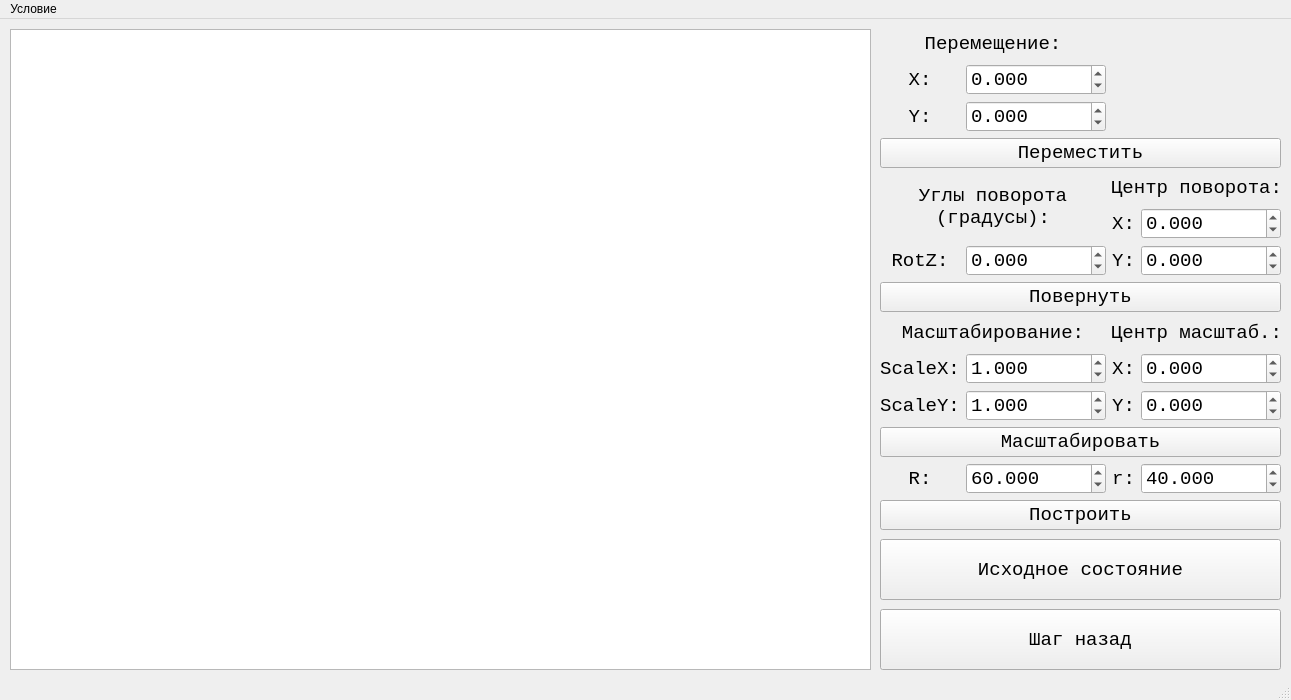
<?xml version="1.0" encoding="UTF-8"?>
<ui version="4.0">
 <class>MainWindow</class>
 <widget class="QMainWindow" name="MainWindow">
  <property name="geometry">
   <rect>
    <x>0</x>
    <y>0</y>
    <width>1291</width>
    <height>700</height>
   </rect>
  </property>
  <property name="windowTitle">
   <string>MainWindow</string>
  </property>
  <widget class="QWidget" name="centralwidget">
   <widget class="QGraphicsView" name="graphicsView">
    <property name="geometry">
     <rect>
      <x>10</x>
      <y>10</y>
      <width>861</width>
      <height>641</height>
     </rect>
    </property>
    <property name="sizePolicy">
     <sizepolicy hsizetype="Maximum" vsizetype="Maximum">
      <horstretch>0</horstretch>
      <verstretch>0</verstretch>
     </sizepolicy>
    </property>
    <property name="maximumSize">
     <size>
      <width>1001</width>
      <height>651</height>
     </size>
    </property>
    <property name="verticalScrollBarPolicy">
     <enum>Qt::ScrollBarAlwaysOff</enum>
    </property>
    <property name="horizontalScrollBarPolicy">
     <enum>Qt::ScrollBarAlwaysOff</enum>
    </property>
    <property name="interactive">
     <bool>false</bool>
    </property>
    <property name="sceneRect">
     <rectf>
      <x>-430.000000000000000</x>
      <y>-320.000000000000000</y>
      <width>430.000000000000000</width>
      <height>320.000000000000000</height>
     </rectf>
    </property>
    <property name="alignment">
     <set>Qt::AlignLeading|Qt::AlignLeft|Qt::AlignTop</set>
    </property>
   </widget>
   <widget class="QPushButton" name="btnReset">
    <property name="geometry">
     <rect>
      <x>880</x>
      <y>520</y>
      <width>401</width>
      <height>61</height>
     </rect>
    </property>
    <property name="font">
     <font>
      <family>Consolas</family>
      <pointsize>14</pointsize>
      <bold>false</bold>
     </font>
    </property>
    <property name="text">
     <string>Исходное состояние</string>
    </property>
   </widget>
   <widget class="QWidget" name="gridLayoutWidget">
    <property name="geometry">
     <rect>
      <x>880</x>
      <y>10</y>
      <width>401</width>
      <height>501</height>
     </rect>
    </property>
    <layout class="QGridLayout" name="gridLayout">
     <item row="9" column="2">
      <widget class="QLabel" name="label_10">
       <property name="font">
        <font>
         <family>Consolas</family>
         <pointsize>14</pointsize>
        </font>
       </property>
       <property name="text">
        <string>X:</string>
       </property>
       <property name="alignment">
        <set>Qt::AlignCenter</set>
       </property>
      </widget>
     </item>
     <item row="12" column="1">
      <widget class="QDoubleSpinBox" name="dspBuildA">
       <property name="font">
        <font>
         <family>Consolas</family>
         <pointsize>14</pointsize>
        </font>
       </property>
       <property name="decimals">
        <number>3</number>
       </property>
       <property name="minimum">
        <double>0.001000000000000</double>
       </property>
       <property name="maximum">
        <double>300.000000000000000</double>
       </property>
       <property name="value">
        <double>60.000000000000000</double>
       </property>
      </widget>
     </item>
     <item row="0" column="0" colspan="2">
      <widget class="QLabel" name="label01">
       <property name="font">
        <font>
         <family>Consolas</family>
         <pointsize>14</pointsize>
        </font>
       </property>
       <property name="text">
        <string>Перемещение:</string>
       </property>
       <property name="alignment">
        <set>Qt::AlignCenter</set>
       </property>
      </widget>
     </item>
     <item row="12" column="3">
      <widget class="QDoubleSpinBox" name="dspBuildB">
       <property name="font">
        <font>
         <family>Consolas</family>
         <pointsize>14</pointsize>
        </font>
       </property>
       <property name="decimals">
        <number>3</number>
       </property>
       <property name="minimum">
        <double>0.001000000000000</double>
       </property>
       <property name="maximum">
        <double>300.000000000000000</double>
       </property>
       <property name="value">
        <double>40.000000000000000</double>
       </property>
      </widget>
     </item>
     <item row="5" column="3">
      <widget class="QDoubleSpinBox" name="dspRotXcenter">
       <property name="font">
        <font>
         <family>Consolas</family>
         <pointsize>14</pointsize>
        </font>
       </property>
       <property name="decimals">
        <number>3</number>
       </property>
       <property name="minimum">
        <double>-1000000.000000000000000</double>
       </property>
       <property name="maximum">
        <double>1000000.000000000000000</double>
       </property>
      </widget>
     </item>
     <item row="6" column="1">
      <widget class="QDoubleSpinBox" name="dspRotZ">
       <property name="font">
        <font>
         <family>Consolas</family>
         <pointsize>14</pointsize>
        </font>
       </property>
       <property name="decimals">
        <number>3</number>
       </property>
       <property name="minimum">
        <double>-1000000.000000000000000</double>
       </property>
       <property name="maximum">
        <double>1000000.000000000000000</double>
       </property>
       <property name="value">
        <double>0.000000000000000</double>
       </property>
      </widget>
     </item>
     <item row="7" column="0" colspan="4">
      <widget class="QPushButton" name="btnRotate">
       <property name="font">
        <font>
         <family>Consolas</family>
         <pointsize>14</pointsize>
         <bold>false</bold>
        </font>
       </property>
       <property name="text">
        <string>Повернуть</string>
       </property>
      </widget>
     </item>
     <item row="5" column="2">
      <widget class="QLabel" name="label_18">
       <property name="font">
        <font>
         <family>Consolas</family>
         <pointsize>14</pointsize>
        </font>
       </property>
       <property name="text">
        <string>X:</string>
       </property>
       <property name="alignment">
        <set>Qt::AlignCenter</set>
       </property>
      </widget>
     </item>
     <item row="2" column="1">
      <widget class="QDoubleSpinBox" name="dspMoveY">
       <property name="font">
        <font>
         <family>Consolas</family>
         <pointsize>14</pointsize>
        </font>
       </property>
       <property name="decimals">
        <number>3</number>
       </property>
       <property name="minimum">
        <double>-1000000.000000000000000</double>
       </property>
       <property name="maximum">
        <double>1000000.000000000000000</double>
       </property>
       <property name="value">
        <double>0.000000000000000</double>
       </property>
      </widget>
     </item>
     <item row="8" column="0" colspan="2">
      <widget class="QLabel" name="label_7">
       <property name="font">
        <font>
         <family>Consolas</family>
         <pointsize>14</pointsize>
        </font>
       </property>
       <property name="text">
        <string>Масштабирование:</string>
       </property>
       <property name="alignment">
        <set>Qt::AlignCenter</set>
       </property>
      </widget>
     </item>
     <item row="11" column="0" colspan="4">
      <widget class="QPushButton" name="btnScale">
       <property name="font">
        <font>
         <family>Consolas</family>
         <pointsize>14</pointsize>
         <bold>false</bold>
        </font>
       </property>
       <property name="text">
        <string>Масштабировать</string>
       </property>
      </widget>
     </item>
     <item row="1" column="0">
      <widget class="QLabel" name="label_2">
       <property name="font">
        <font>
         <family>Consolas</family>
         <pointsize>14</pointsize>
        </font>
       </property>
       <property name="text">
        <string>X:</string>
       </property>
       <property name="alignment">
        <set>Qt::AlignCenter</set>
       </property>
      </widget>
     </item>
     <item row="4" column="0" rowspan="2" colspan="2">
      <widget class="QLabel" name="label_13">
       <property name="font">
        <font>
         <family>Consolas</family>
         <pointsize>14</pointsize>
        </font>
       </property>
       <property name="text">
        <string>Углы поворота
(градусы):</string>
       </property>
       <property name="alignment">
        <set>Qt::AlignCenter</set>
       </property>
      </widget>
     </item>
     <item row="10" column="0">
      <widget class="QLabel" name="label_6">
       <property name="font">
        <font>
         <family>Consolas</family>
         <pointsize>14</pointsize>
        </font>
       </property>
       <property name="text">
        <string>ScaleY:</string>
       </property>
       <property name="alignment">
        <set>Qt::AlignCenter</set>
       </property>
      </widget>
     </item>
     <item row="6" column="0">
      <widget class="QLabel" name="label_15">
       <property name="font">
        <font>
         <family>Consolas</family>
         <pointsize>14</pointsize>
        </font>
       </property>
       <property name="text">
        <string>RotZ:</string>
       </property>
       <property name="alignment">
        <set>Qt::AlignCenter</set>
       </property>
      </widget>
     </item>
     <item row="10" column="1">
      <widget class="QDoubleSpinBox" name="dspScaleY">
       <property name="font">
        <font>
         <family>Consolas</family>
         <pointsize>14</pointsize>
        </font>
       </property>
       <property name="decimals">
        <number>3</number>
       </property>
       <property name="minimum">
        <double>-1000000.000000000000000</double>
       </property>
       <property name="maximum">
        <double>1000000.000000000000000</double>
       </property>
       <property name="value">
        <double>1.000000000000000</double>
       </property>
      </widget>
     </item>
     <item row="13" column="0" colspan="4">
      <widget class="QPushButton" name="btnBuild">
       <property name="font">
        <font>
         <family>Consolas</family>
         <pointsize>14</pointsize>
         <bold>false</bold>
        </font>
       </property>
       <property name="text">
        <string>Построить</string>
       </property>
      </widget>
     </item>
     <item row="12" column="0">
      <widget class="QLabel" name="label_4">
       <property name="font">
        <font>
         <family>Consolas</family>
         <pointsize>14</pointsize>
        </font>
       </property>
       <property name="text">
        <string>R:</string>
       </property>
       <property name="alignment">
        <set>Qt::AlignCenter</set>
       </property>
      </widget>
     </item>
     <item row="9" column="0">
      <widget class="QLabel" name="label_5">
       <property name="font">
        <font>
         <family>Consolas</family>
         <pointsize>14</pointsize>
        </font>
       </property>
       <property name="text">
        <string>ScaleX:</string>
       </property>
       <property name="alignment">
        <set>Qt::AlignCenter</set>
       </property>
      </widget>
     </item>
     <item row="9" column="3">
      <widget class="QDoubleSpinBox" name="dspScaleXcenter">
       <property name="font">
        <font>
         <family>Consolas</family>
         <pointsize>14</pointsize>
        </font>
       </property>
       <property name="decimals">
        <number>3</number>
       </property>
       <property name="minimum">
        <double>-1000000.000000000000000</double>
       </property>
       <property name="maximum">
        <double>1000000.000000000000000</double>
       </property>
      </widget>
     </item>
     <item row="4" column="2" colspan="2">
      <widget class="QLabel" name="label_19">
       <property name="font">
        <font>
         <family>Consolas</family>
         <pointsize>14</pointsize>
        </font>
       </property>
       <property name="text">
        <string>Центр поворота:</string>
       </property>
       <property name="alignment">
        <set>Qt::AlignCenter</set>
       </property>
      </widget>
     </item>
     <item row="1" column="1">
      <widget class="QDoubleSpinBox" name="dspMoveX">
       <property name="font">
        <font>
         <family>Consolas</family>
         <pointsize>14</pointsize>
        </font>
       </property>
       <property name="decimals">
        <number>3</number>
       </property>
       <property name="minimum">
        <double>-1000000.000000000000000</double>
       </property>
       <property name="maximum">
        <double>1000000.000000000000000</double>
       </property>
      </widget>
     </item>
     <item row="6" column="3">
      <widget class="QDoubleSpinBox" name="dspRotYcenter">
       <property name="font">
        <font>
         <family>Consolas</family>
         <pointsize>14</pointsize>
        </font>
       </property>
       <property name="decimals">
        <number>3</number>
       </property>
       <property name="minimum">
        <double>-1000000.000000000000000</double>
       </property>
       <property name="maximum">
        <double>1000000.000000000000000</double>
       </property>
       <property name="value">
        <double>0.000000000000000</double>
       </property>
      </widget>
     </item>
     <item row="3" column="0" colspan="4">
      <widget class="QPushButton" name="btnMove">
       <property name="font">
        <font>
         <family>Consolas</family>
         <pointsize>14</pointsize>
         <bold>false</bold>
        </font>
       </property>
       <property name="text">
        <string>Переместить</string>
       </property>
      </widget>
     </item>
     <item row="12" column="2">
      <widget class="QLabel" name="label_8">
       <property name="font">
        <font>
         <family>Consolas</family>
         <pointsize>14</pointsize>
        </font>
       </property>
       <property name="text">
        <string>r:</string>
       </property>
       <property name="alignment">
        <set>Qt::AlignCenter</set>
       </property>
      </widget>
     </item>
     <item row="2" column="0">
      <widget class="QLabel" name="label_3">
       <property name="font">
        <font>
         <family>Consolas</family>
         <pointsize>14</pointsize>
        </font>
       </property>
       <property name="text">
        <string>Y:</string>
       </property>
       <property name="alignment">
        <set>Qt::AlignCenter</set>
       </property>
      </widget>
     </item>
     <item row="9" column="1">
      <widget class="QDoubleSpinBox" name="dspScaleX">
       <property name="font">
        <font>
         <family>Consolas</family>
         <pointsize>14</pointsize>
        </font>
       </property>
       <property name="decimals">
        <number>3</number>
       </property>
       <property name="minimum">
        <double>-1000000.000000000000000</double>
       </property>
       <property name="maximum">
        <double>1000000.000000000000000</double>
       </property>
       <property name="value">
        <double>1.000000000000000</double>
       </property>
      </widget>
     </item>
     <item row="10" column="2">
      <widget class="QLabel" name="label_11">
       <property name="font">
        <font>
         <family>Consolas</family>
         <pointsize>14</pointsize>
        </font>
       </property>
       <property name="text">
        <string>Y:</string>
       </property>
       <property name="alignment">
        <set>Qt::AlignCenter</set>
       </property>
      </widget>
     </item>
     <item row="6" column="2">
      <widget class="QLabel" name="label_20">
       <property name="font">
        <font>
         <family>Consolas</family>
         <pointsize>14</pointsize>
        </font>
       </property>
       <property name="text">
        <string>Y:</string>
       </property>
       <property name="alignment">
        <set>Qt::AlignCenter</set>
       </property>
      </widget>
     </item>
     <item row="8" column="2" colspan="2">
      <widget class="QLabel" name="label_9">
       <property name="font">
        <font>
         <family>Consolas</family>
         <pointsize>14</pointsize>
        </font>
       </property>
       <property name="text">
        <string>Центр масштаб.:</string>
       </property>
       <property name="alignment">
        <set>Qt::AlignCenter</set>
       </property>
      </widget>
     </item>
     <item row="10" column="3">
      <widget class="QDoubleSpinBox" name="dspScaleYcenter">
       <property name="font">
        <font>
         <family>Consolas</family>
         <pointsize>14</pointsize>
        </font>
       </property>
       <property name="decimals">
        <number>3</number>
       </property>
       <property name="minimum">
        <double>-1000000.000000000000000</double>
       </property>
       <property name="maximum">
        <double>1000000.000000000000000</double>
       </property>
       <property name="value">
        <double>0.000000000000000</double>
       </property>
      </widget>
     </item>
    </layout>
   </widget>
   <widget class="QPushButton" name="btnStepBack">
    <property name="geometry">
     <rect>
      <x>880</x>
      <y>590</y>
      <width>401</width>
      <height>61</height>
     </rect>
    </property>
    <property name="font">
     <font>
      <family>Consolas</family>
      <pointsize>14</pointsize>
      <bold>false</bold>
     </font>
    </property>
    <property name="text">
     <string>Шаг назад</string>
    </property>
   </widget>
  </widget>
  <widget class="QMenuBar" name="menubar">
   <property name="geometry">
    <rect>
     <x>0</x>
     <y>0</y>
     <width>1291</width>
     <height>21</height>
    </rect>
   </property>
   <widget class="QMenu" name="menu">
    <property name="title">
     <string>Условие</string>
    </property>
    <addaction name="showTask"/>
   </widget>
   <addaction name="menu"/>
  </widget>
  <widget class="QStatusBar" name="statusbar"/>
  <action name="showTask">
   <property name="text">
    <string>Показать условие</string>
   </property>
  </action>
 </widget>
 <resources/>
 <connections/>
</ui>
